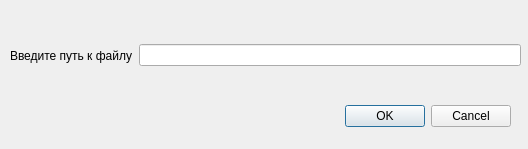
<?xml version="1.0" encoding="UTF-8"?>
<ui version="4.0">
 <class>PathDialog</class>
 <widget class="QDialog" name="PathDialog">
  <property name="geometry">
   <rect>
    <x>0</x>
    <y>0</y>
    <width>528</width>
    <height>149</height>
   </rect>
  </property>
  <property name="windowTitle">
   <string>Dialog</string>
  </property>
  <widget class="QDialogButtonBox" name="buttonBox">
   <property name="geometry">
    <rect>
     <x>170</x>
     <y>100</y>
     <width>341</width>
     <height>32</height>
    </rect>
   </property>
   <property name="orientation">
    <enum>Qt::Horizontal</enum>
   </property>
   <property name="standardButtons">
    <set>QDialogButtonBox::Cancel|QDialogButtonBox::Ok</set>
   </property>
  </widget>
  <widget class="QWidget" name="horizontalLayoutWidget">
   <property name="geometry">
    <rect>
     <x>10</x>
     <y>20</y>
     <width>511</width>
     <height>71</height>
    </rect>
   </property>
   <layout class="QHBoxLayout" name="horizontalLayout">
    <item>
     <widget class="QLabel" name="label">
      <property name="text">
       <string>Введите путь к файлу</string>
      </property>
     </widget>
    </item>
    <item>
     <widget class="QLineEdit" name="lineEdit"/>
    </item>
   </layout>
  </widget>
 </widget>
 <resources/>
 <connections>
  <connection>
   <sender>buttonBox</sender>
   <signal>accepted()</signal>
   <receiver>PathDialog</receiver>
   <slot>accept()</slot>
   <hints>
    <hint type="sourcelabel">
     <x>248</x>
     <y>254</y>
    </hint>
    <hint type="destinationlabel">
     <x>157</x>
     <y>274</y>
    </hint>
   </hints>
  </connection>
  <connection>
   <sender>buttonBox</sender>
   <signal>rejected()</signal>
   <receiver>PathDialog</receiver>
   <slot>reject()</slot>
   <hints>
    <hint type="sourcelabel">
     <x>316</x>
     <y>260</y>
    </hint>
    <hint type="destinationlabel">
     <x>286</x>
     <y>274</y>
    </hint>
   </hints>
  </connection>
 </connections>
</ui>
